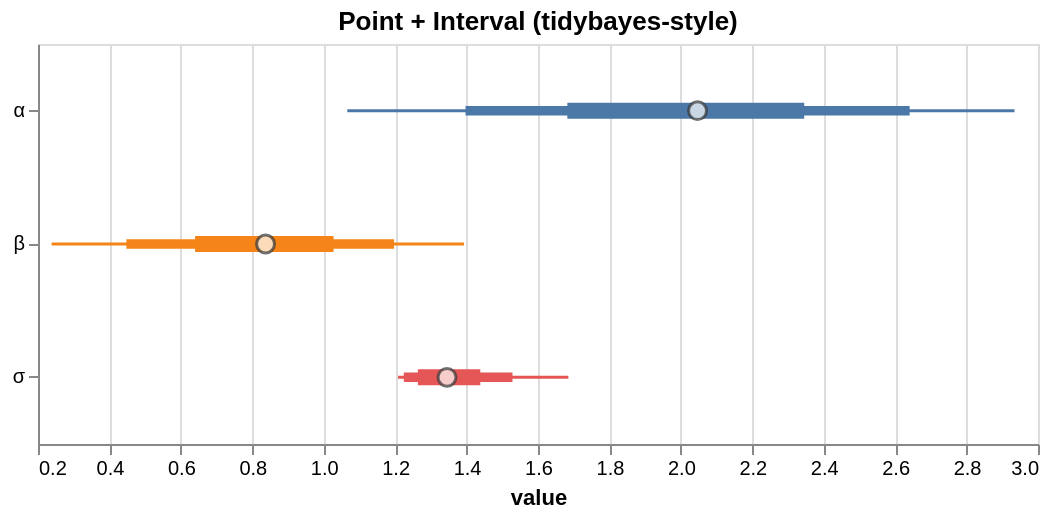

Here is the Vega-Lite specification saved for this chart:
### Vega-Lite specification from a JSON file in a GitHub repository (floating-point values rounded to 4 significant figures)
{"$schema": "https://vega.github.io/schema/vega-lite/v5.json", "config": {"axis": {"labelLimit": 0}, "header": {"labelLimit": 0}, "legend": {"labelLimit": 0}}, "data": {"values": [{"__point__": 1.345, "hi_0_5_": 1.438, "hi_0_8_": 1.529, "hi_0_95_": 1.685, "lo_0_5_": 1.264, "lo_0_8_": 1.224, "lo_0_95_": 1.208, "parameter": "σ"}, {"__point__": 2.047, "hi_0_5_": 2.345, "hi_0_8_": 2.641, "hi_0_95_": 2.934, "lo_0_5_": 1.682, "lo_0_8_": 1.397, "lo_0_95_": 1.066, "parameter": "α"}, {"__point__": 0.8371, "hi_0_5_": 1.028, "hi_0_8_": 1.197, "hi_0_95_": 1.393, "lo_0_5_": 0.6398, "lo_0_8_": 0.4474, "lo_0_95_": 0.2381, "parameter": "β"}]}, "height": 200, "layer": [{"encoding": {"color": {"field": "parameter", "legend": null, "type": "nominal"}, "tooltip": [{"field": "__point__", "title": "value (estimate)", "type": "quantitative"}, {"field": "parameter", "type": "nominal"}, {"field": "lo_0_95_", "title": "95% lo", "type": "quantitative"}, {"field": "hi_0_95_", "title": "95% hi", "type": "quantitative"}], "x": {"field": "lo_0_95_", "scale": {"zero": false}, "title": "value", "type": "quantitative"}, "x2": {"field": "hi_0_95_"}, "y": {"axis": {"title": null}, "field": "parameter", "type": "nominal"}}, "mark": {"strokeWidth": 1.5, "type": "rule"}, "params": [{"bind": "scales", "name": "grid", "select": {"encodings": ["x"], "type": "interval"}}]}, {"encoding": {"color": {"field": "parameter", "legend": null, "type": "nominal"}, "tooltip": [{"field": "__point__", "title": "value (estimate)", "type": "quantitative"}, {"field": "parameter", "type": "nominal"}, {"field": "lo_0_95_", "title": "95% lo", "type": "quantitative"}, {"field": "hi_0_95_", "title": "95% hi", "type": "quantitative"}], "x": {"field": "lo_0_8_", "scale": {"zero": false}, "title": "value", "type": "quantitative"}, "x2": {"field": "hi_0_8_"}, "y": {"axis": {"title": null}, "field": "parameter", "type": "nominal"}}, "mark": {"strokeWidth": 4.75, "type": "rule"}}, {"encoding": {"color": {"field": "parameter", "legend": null, "type": "nominal"}, "tooltip": [{"field": "__point__", "title": "value (estimate)", "type": "quantitative"}, {"field": "parameter", "type": "nominal"}, {"field": "lo_0_95_", "title": "95% lo", "type": "quantitative"}, {"field": "hi_0_95_", "title": "95% hi", "type": "quantitative"}], "x": {"field": "lo_0_5_", "scale": {"zero": false}, "title": "value", "type": "quantitative"}, "x2": {"field": "hi_0_5_"}, "y": {"axis": {"title": null}, "field": "parameter", "type": "nominal"}}, "mark": {"strokeWidth": 8.0, "type": "rule"}}, {"encoding": {"tooltip": [{"field": "__point__", "title": "value (estimate)", "type": "quantitative"}, {"field": "parameter", "type": "nominal"}, {"field": "lo_0_95_", "title": "95% lo", "type": "quantitative"}, {"field": "hi_0_95_", "title": "95% hi", "type": "quantitative"}], "x": {"field": "__point__", "scale": {"zero": false}, "type": "quantitative"}, "y": {"field": "parameter", "type": "nominal"}}, "mark": {"color": "white", "filled": true, "size": 80, "stroke": "#333", "strokeWidth": 1.5, "type": "point"}}], "title": "Point + Interval (tidybayes-style)", "width": 500}
